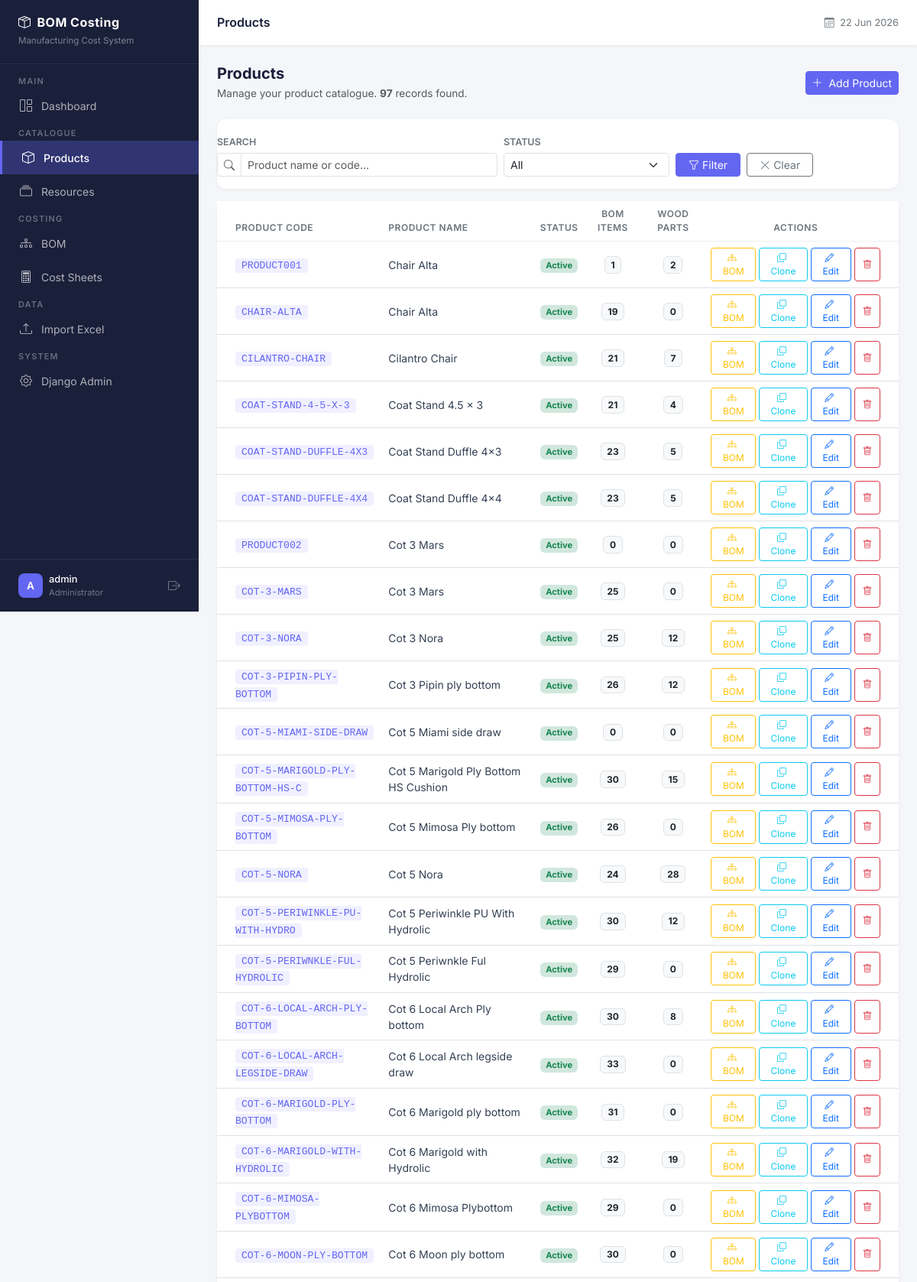
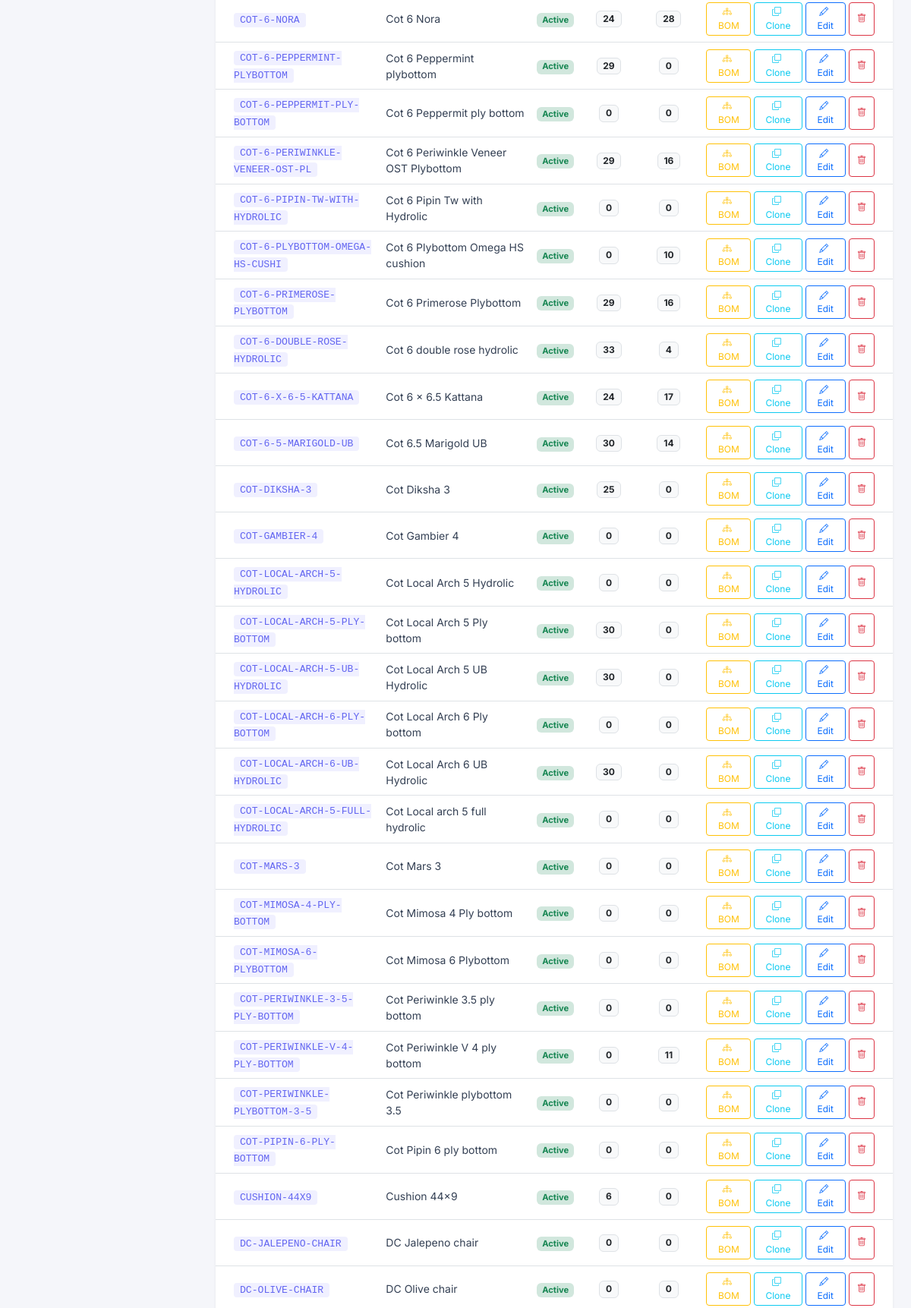
Screenshot of /products/ (signed in, upper part) with the database file from the repository (2 pictures, top to bottom).
### apps/products/models.py (models this page shows, shortened)
class Product(models.Model):
    product_name = models.CharField(
        max_length=255,
        help_text="Full name of the product e.g. 3-Door Wardrobe with Mirror"
    )
    product_code = models.CharField(
        max_length=100,
        help_text="Unique product code e.g. WRD-001. Must be unique across all non-deleted products."
    )
    active = models.BooleanField(
        default=True,
        help_text="Inactive products are hidden from main views but not deleted."
    )
    is_deleted = models.BooleanField(
        default=False,
        help_text="Soft delete flag. Deleted products are hidden everywhere but data is preserved."
    )
    created_at = models.DateTimeField(auto_now_add=True)
    updated_at = models.DateTimeField(auto_now=True)
    class Meta:
        ordering = ['product_name']
        verbose_name = "Product"
        verbose_name_plural = "Products"
    def delete(self, *args, **kwargs):
        """
        Override default delete to perform soft delete.
        Calling product.delete() will set is_deleted=True
        instead of removing the row from the database.
        """
        self.is_deleted = True
        self.save()

### apps/products/views.py (the view)
# urls.py: path('', views.product_list, name='list'),
@login_required
def product_list(request):
    products = Product.objects.filter(is_deleted=False)
    search_query = request.GET.get('search', '').strip()
    if search_query:
        products = products.filter(
            Q(product_name__icontains=search_query) |
            Q(product_code__icontains=search_query)
        )
    status_filter = request.GET.get('status', '')
    if status_filter == 'active':
        products = products.filter(active=True)
    elif status_filter == 'inactive':
        products = products.filter(active=False)
    context = {
        'page_title': 'Products',
        'products': products,
        'search_query': search_query,
        'status_filter': status_filter,
        'total_count': products.count(),
    }
    return render(request, 'products/list.html', context)

### templates/products/list.html (shortened to what this page needs)
{% extends "base.html" %}
{% block content %}
<div class="d-flex justify-content-between align-items-center mb-4">
    <div>
        <h5 class="mb-1 fw-bold" style="color:#1a1f3a;">Products</h5>
        <p class="text-muted mb-0" style="font-size:0.85rem;">
            Manage your product catalogue.
            <strong>{{ total_count }}</strong> record{{ total_count|pluralize }} found.
        </p>
    </div>
    <a href="{% url 'products:create' %}" class="btn btn-primary btn-sm">
        <i class="bi bi-plus-lg me-1"></i> Add Product
    </a>
</div>
<div class="content-card mb-3">
    <div class="card-body py-3">
        <form method="GET" class="row g-2 align-items-end">
            <div class="col-12 col-md-5">
                <label class="form-label mb-1"
                       style="font-size:0.78rem;font-weight:600;color:#6c757d;">
                    SEARCH
                </label>
                <div class="input-group input-group-sm">
                    <span class="input-group-text bg-white">
                        <i class="bi bi-search text-muted"></i>
                    </span>
                    <input type="text" name="search" class="form-control"
                           placeholder="Product name or code..."
                           value="{{ search_query }}">
                </div>
            </div>
            <div class="col-6 col-md-3">
                <label class="form-label mb-1"
                       style="font-size:0.78rem;font-weight:600;color:#6c757d;">
                    STATUS
                </label>
                <select name="status" class="form-select form-select-sm">
                    <option value="">All</option>
                </select>
            </div>
            <div class="col-6 col-md-3 d-flex gap-2">
                <button type="submit" class="btn btn-primary btn-sm px-3">
                    <i class="bi bi-funnel me-1"></i>Filter
                </button>
                <a href="{% url 'products:list' %}"
                   class="btn btn-outline-secondary btn-sm px-3">
                    <i class="bi bi-x-lg me-1"></i>Clear
                </a>
            </div>
        </form>
    </div>
</div>
<div class="content-card">
    <div class="card-body p-0">
        {% if products %}
        <div class="table-responsive">
            <table class="table table-hover mb-0">
                <thead>
                    <tr>
                        <th class="ps-4">Product Code</th>
                        <th>Product Name</th>
                        <th class="text-center">Status</th>
                        <th class="text-center">BOM Items</th>
                        <th class="text-center">Wood Parts</th>
                        <th class="text-center pe-4">Actions</th>
                    </tr>
                </thead>
                <tbody>
                    {% for product in products %}
                    <tr>
                        <td class="ps-4">
                            <code style="font-size:0.82rem; background:#f0f0ff;
                                         color:#6366f1; padding:2px 8px;
                                         border-radius:4px;">
                                {{ product.product_code }}
                            </code>
                        </td>
                        <td style="font-size:0.875rem;">
                            {{ product.product_name }}
                        </td>
                        <td class="text-center">
                            {% if product.active %}
                                <span class="badge bg-success-subtle text-success"
                                      style="font-size:0.7rem;">Active</span>
                            {% else %}
                                <span class="badge bg-secondary-subtle text-secondary"
                                      style="font-size:0.7rem;">Inactive</span>
                            {% endif %}
                        </td>
                        <td class="text-center">
                            <span class="badge bg-light text-dark border"
                                  style="font-size:0.75rem;">
                                {{ product.bom_items.count }}
                            </span>
                        </td>
                        <td class="text-center">
                            <span class="badge bg-light text-dark border"
                                  style="font-size:0.75rem;">
                                {{ product.wood_parts.count }}
                            </span>
                        </td>
                        <td class="text-center pe-4">
                            <div class="d-flex gap-1 justify-content-center">
                                <a href="{% url 'bom:list' product_pk=product.pk %}"
                                   class="btn btn-sm btn-outline-warning"
                                   style="font-size:0.75rem;padding:3px 10px;"
                                   title="Manage BOM">
                                    <i class="bi bi-diagram-3 me-1"></i>BOM
                                </a>
                                <a href="{% url 'products:clone' pk=product.pk %}"
                                   class="btn btn-sm btn-outline-info"
                                   style="font-size:0.75rem;padding:3px 10px;"
                                   title="Clone this product">
                                    <i class="bi bi-copy me-1"></i>Clone
                                </a>
                                <a href="{% url 'products:edit' product.pk %}"
                                   class="btn btn-sm btn-outline-primary"
                                   style="font-size:0.75rem;padding:3px 10px;">
                                    <i class="bi bi-pencil me-1"></i>Edit
                                </a>
                                <button type="button"
                                        class="btn btn-sm btn-outline-danger"
                                        style="font-size:0.75rem;padding:3px 10px;"
                                        data-bs-toggle="modal"
                                        data-bs-target="#deleteModal{{ product.pk }}">
                                    <i class="bi bi-trash"></i>
                                </button>
                            </div>
                        </td>
                    </tr>
                    {% endfor %}
                </tbody>
            </table>
        </div>
        {% endif %}
    </div>
</div>
{% endblock %}

### templates/base.html (shortened to what this page needs)
<!DOCTYPE html>
<html lang="en">
<head>
    <link href="https://cdn.jsdelivr.net/npm/bootstrap@5.3.2/dist/css/bootstrap.min.css" rel="stylesheet">
    <link href="https://cdn.jsdelivr.net/npm/bootstrap-icons@1.11.3/font/bootstrap-icons.min.css" rel="stylesheet">
</head>
<body>
{% if user.is_authenticated %}
    <nav id="sidebar">
        <div class="sidebar-brand">
            <h5><i class="bi bi-box-seam me-2"></i>BOM Costing</h5>
            <small>Manufacturing Cost System</small>
        </div>
        <ul class="nav flex-column mt-2">
            <li><span class="nav-label">Main</span></li>
            <li class="nav-item">
                <a href="{% url 'core:dashboard' %}"
                   class="nav-link {% if request.resolver_match.url_name == 'dashboard' %}active{% endif %}">
                    <i class="bi bi-grid-1x2"></i> Dashboard
                </a>
            </li>
            <li><span class="nav-label">Catalogue</span></li>
            <li class="nav-item">
                <a href="{% url 'products:list' %}"
                   class="nav-link {% if 'products' in request.resolver_match.namespace %}active{% endif %}">
                    <i class="bi bi-box"></i> Products
                </a>
            </li>
            <li class="nav-item">
                <a href="{% url 'resources:list' %}"
                   class="nav-link {% if 'resources' in request.resolver_match.namespace %}active{% endif %}">
                    <i class="bi bi-collection"></i> Resources
                </a>
            </li>
            <li><span class="nav-label">Costing</span></li>
            <li class="nav-item">
                <a href="{% url 'products:list' %}"
                   class="nav-link {% if 'bom' in request.resolver_match.namespace %}active{% endif %}">
                    <i class="bi bi-diagram-3"></i> BOM
                </a>
            </li>
            <li class="nav-item">
                <a href="{% url 'costing:list' %}"
                   class="nav-link {% if 'costing' in request.resolver_match.namespace %}active{% endif %}">
                    <i class="bi bi-calculator"></i> Cost Sheets
                </a>
            </li>
            <li><span class="nav-label">Data</span></li>
            <li class="nav-item">
                <a href="{% url 'imports:upload' %}"
                   class="nav-link {% if 'imports' in request.resolver_match.namespace %}active{% endif %}">
                    <i class="bi bi-upload"></i> Import Excel
                </a>
            </li>
            <li><span class="nav-label">System</span></li>
            {% if user.is_staff %}
            <li class="nav-item">
                <a href="/admin/" class="nav-link" target="_blank">
                    <i class="bi bi-gear"></i> Django Admin
                </a>
            </li>
            {% endif %}
        </ul>
        <div style="position:absolute; bottom:0; left:0; right:0;
                    padding:16px 24px; border-top:1px solid rgba(255,255,255,0.08);">
            <div class="d-flex align-items-center gap-2">
                <div style="width:32px;height:32px;background:#6366f1;border-radius:8px;
                            display:flex;align-items:center;justify-content:center;
                            color:#fff;font-weight:600;font-size:0.85rem;">
                    {{ user.username|first|upper }}
                </div>
                <div style="flex:1; min-width:0;">
                    <div style="color:#fff;font-size:0.8rem;font-weight:500;
                                white-space:nowrap;overflow:hidden;text-overflow:ellipsis;">
                        {{ user.username }}
                    </div>
                    <div style="color:rgba(255,255,255,0.4);font-size:0.7rem;">
                        {% if user.is_staff %}Administrator{% else %}User{% endif %}
                    </div>
                </div>
                <a href="{% url 'accounts:logout' %}"
                   style="color:rgba(255,255,255,0.4);" title="Logout">
                    <i class="bi bi-box-arrow-right"></i>
                </a>
            </div>
        </div>
    </nav>
    <div id="main-content">
        <div id="topnav">
            <h6 class="page-title">
                {% block page_title %}{{ page_title|default:"Dashboard" }}{% endblock %}
            </h6>
            <div class="d-flex align-items-center gap-3">
                <span style="font-size:0.8rem;color:#6c757d;">
                    <i class="bi bi-calendar3 me-1"></i>
                    {% now "d M Y" %}
                </span>
            </div>
        </div>
        <div class="content-area">
            {% block content %}{% endblock %}
        </div>
    </div>
{% else %}
    {% block unauthenticated_content %}{% endblock %}
{% endif %}
</body>
</html>

### templates/base.html (style rules this page uses)
* { font-family: 'Inter', sans-serif; }
body { background-color: #f5f6fa; }
#sidebar { width: 260px; min-height: 100vh; background: #1a1f3a; position: fixed; top: 0; left: 0; z-index: 1000; transition: all 0.3s; overflow-y: auto; }
#sidebar .sidebar-brand { padding: 20px 24px; border-bottom: 1px solid rgba(255,255,255,0.08); }
#sidebar .sidebar-brand h5 { color: #fff; font-weight: 700; font-size: 1rem; margin: 0; letter-spacing: 0.5px; }
#sidebar .sidebar-brand small { color: rgba(255,255,255,0.45); font-size: 0.72rem; }
#sidebar .nav-label { color: rgba(255,255,255,0.35); font-size: 0.68rem; font-weight: 600; letter-spacing: 1.2px; text-transform: uppercase; padding: 16px 24px 6px; }
#sidebar .nav-link { color: rgba(255,255,255,0.65); padding: 10px 24px; font-size: 0.875rem; font-weight: 400; border-radius: 0; display: flex; align-items: center; gap: 10px; transition: all 0.2s; }
#sidebar .nav-link.active { color: #fff; background: rgba(99, 102, 241, 0.3); border-left: 3px solid #6366f1; font-weight: 500; }
#sidebar .nav-link i { font-size: 1rem; width: 20px; text-align: center; }
#main-content { margin-left: 260px; min-height: 100vh; transition: all 0.3s; }
#topnav { background: #fff; border-bottom: 1px solid #e9ecef; padding: 0 24px; height: 60px; display: flex; align-items: center; justify-content: space-between; position: sticky; top: 0; z-index: 999; box-shadow: 0 1px 3px rgba(0,0,0,0.05); }
#topnav .page-title { font-size: 1rem; font-weight: 600; color: #1a1f3a; margin: 0; }
.content-area { padding: 24px; }
.content-card { background: #fff; border-radius: 12px; border: none; box-shadow: 0 1px 4px rgba(0,0,0,0.06); }
.table th { font-size: 0.75rem; font-weight: 600; text-transform: uppercase; letter-spacing: 0.5px; color: #6c757d; border-bottom: 1px solid #f0f0f0; }
.table td { font-size: 0.875rem; vertical-align: middle; color: #344054; }
.btn-primary { background: #6366f1; border-color: #6366f1; }

### rows the page displays
Product: product_code "PRODUCT001", product_name "Chair Alta", active "Active", bom_items.count "1", wood_parts.count "2"
Product: product_code "CHAIR-ALTA", product_name "Chair Alta", active "Active", bom_items.count "19", wood_parts.count "0"
Product: product_code "CILANTRO-CHAIR", product_name "Cilantro Chair", active "Active", bom_items.count "21", wood_parts.count "7"
Product: product_code "COAT-STAND-4-5-X-3", product_name "Coat Stand 4.5 x 3", active "Active", bom_items.count "21", wood_parts.count "4"
Product: product_code "COAT-STAND-DUFFLE-4X3", product_name "Coat Stand Duffle 4x3", active "Active", bom_items.count "23", wood_parts.count "5"
Product: product_code "COAT-STAND-DUFFLE-4X4", product_name "Coat Stand Duffle 4x4", active "Active", bom_items.count "23", wood_parts.count "5"
Product: product_code "PRODUCT002", product_name "Cot 3 Mars", active "Active", bom_items.count "0", wood_parts.count "0"
Product: product_code "COT-3-MARS", product_name "Cot 3 Mars", active "Active", bom_items.count "25", wood_parts.count "0"
Product: product_code "COT-3-NORA", product_name "Cot 3 Nora", active "Active", bom_items.count "25", wood_parts.count "12"
Product: product_code "COT-3-PIPIN-PLY-BOTTOM", product_name "Cot 3 Pipin ply bottom", active "Active", bom_items.count "26", wood_parts.count "12"
Product: product_code "COT-5-MIAMI-SIDE-DRAW", product_name "Cot 5 Miami side draw", active "Active", bom_items.count "0", wood_parts.count "0"
Product: product_code "COT-5-MARIGOLD-PLY-BOTTOM-HS-C", product_name "Cot 5 Marigold Ply Bottom HS Cushion", active "Active", bom_items.count "30", wood_parts.count "15"
Product: product_code "COT-5-MIMOSA-PLY-BOTTOM", product_name "Cot 5 Mimosa Ply bottom", active "Active", bom_items.count "26", wood_parts.count "0"
Product: product_code "COT-5-NORA", product_name "Cot 5 Nora", active "Active", bom_items.count "24", wood_parts.count "28"
Product: product_code "COT-5-PERIWINKLE-PU-WITH-HYDRO", product_name "Cot 5 Periwinkle PU With Hydrolic", active "Active", bom_items.count "30", wood_parts.count "12"
Product: product_code "COT-5-PERIWNKLE-FUL-HYDROLIC", product_name "Cot 5 Periwnkle Ful Hydrolic", active "Active", bom_items.count "29", wood_parts.count "0"
Product: product_code "COT-6-LOCAL-ARCH-PLY-BOTTOM", product_name "Cot 6 Local Arch Ply bottom", active "Active", bom_items.count "30", wood_parts.count "8"
Product: product_code "COT-6-LOCAL-ARCH-LEGSIDE-DRAW", product_name "Cot 6 Local Arch legside draw", active "Active", bom_items.count "33", wood_parts.count "0"
Product: product_code "COT-6-MARIGOLD-PLY-BOTTOM", product_name "Cot 6 Marigold ply bottom", active "Active", bom_items.count "31", wood_parts.count "0"
Product: product_code "COT-6-MARIGOLD-WITH-HYDROLIC", product_name "Cot 6 Marigold with Hydrolic", active "Active", bom_items.count "32", wood_parts.count "19"
Product: product_code "COT-6-MIMOSA-PLYBOTTOM", product_name "Cot 6 Mimosa Plybottom", active "Active", bom_items.count "29", wood_parts.count "0"
Product: product_code "COT-6-MOON-PLY-BOTTOM", product_name "Cot 6 Moon ply bottom", active "Active", bom_items.count "30", wood_parts.count "0"
Product: product_code "COT-6-NORA", product_name "Cot 6 Nora", active "Active", bom_items.count "24", wood_parts.count "28"
Product: product_code "COT-6-PEPPERMINT-PLYBOTTOM", product_name "Cot 6 Peppermint plybottom", active "Active", bom_items.count "29", wood_parts.count "0"
Product: product_code "COT-6-PEPPERMIT-PLY-BOTTOM", product_name "Cot 6 Peppermit ply bottom", active "Active", bom_items.count "0", wood_parts.count "0"
Product: product_code "COT-6-PERIWINKLE-VENEER-OST-PL", product_name "Cot 6 Periwinkle Veneer OST Plybottom", active "Active", bom_items.count "29", wood_parts.count "16"
Product: product_code "COT-6-PIPIN-TW-WITH-HYDROLIC", product_name "Cot 6 Pipin Tw with Hydrolic", active "Active", bom_items.count "0", wood_parts.count "0"
Product: product_code "COT-6-PLYBOTTOM-OMEGA-HS-CUSHI", product_name "Cot 6 Plybottom Omega HS cushion", active "Active", bom_items.count "0", wood_parts.count "10"
Product: product_code "COT-6-PRIMEROSE-PLYBOTTOM", product_name "Cot 6 Primerose Plybottom", active "Active", bom_items.count "29", wood_parts.count "16"
Product: product_code "COT-6-DOUBLE-ROSE-HYDROLIC", product_name "Cot 6 double rose hydrolic", active "Active", bom_items.count "33", wood_parts.count "4"

### other values shown
{{ user.username|first|upper }} "A"
{{ user.username }} "admin"
{{ page_title|default:"Dashboard" }} "Products"
{{ total_count }} "97"
